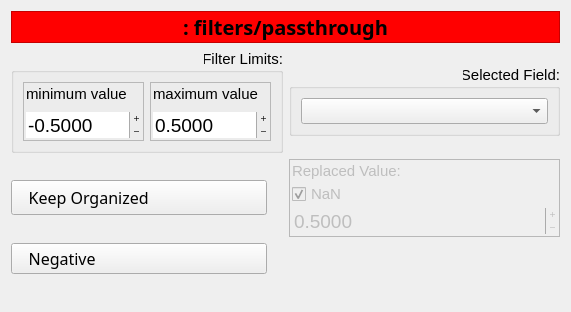
<?xml version="1.0" encoding="UTF-8"?>
<ui version="4.0">
 <class>PassThroughWidget</class>
 <widget class="QWidget" name="PassThroughWidget">
  <property name="enabled">
   <bool>true</bool>
  </property>
  <property name="geometry">
   <rect>
    <x>0</x>
    <y>0</y>
    <width>571</width>
    <height>312</height>
   </rect>
  </property>
  <layout class="QGridLayout" name="gridLayout">
   <item row="0" column="0" colspan="2">
    <widget class="QLabel" name="Title">
     <property name="sizePolicy">
      <sizepolicy hsizetype="Preferred" vsizetype="Fixed">
       <horstretch>0</horstretch>
       <verstretch>0</verstretch>
      </sizepolicy>
     </property>
     <property name="minimumSize">
      <size>
       <width>0</width>
       <height>32</height>
      </size>
     </property>
     <property name="maximumSize">
      <size>
       <width>16777215</width>
       <height>32</height>
      </size>
     </property>
     <property name="font">
      <font>
       <family>Oxygen-Sans</family>
       <pointsize>15</pointsize>
       <weight>75</weight>
       <bold>true</bold>
      </font>
     </property>
     <property name="styleSheet">
      <string notr="true">background-color: rgb(255, 0, 0);</string>
     </property>
     <property name="frameShape">
      <enum>QFrame::StyledPanel</enum>
     </property>
     <property name="frameShadow">
      <enum>QFrame::Raised</enum>
     </property>
     <property name="lineWidth">
      <number>3</number>
     </property>
     <property name="text">
      <string>: filters/passthrough</string>
     </property>
     <property name="textFormat">
      <enum>Qt::PlainText</enum>
     </property>
     <property name="scaledContents">
      <bool>false</bool>
     </property>
     <property name="alignment">
      <set>Qt::AlignCenter</set>
     </property>
    </widget>
   </item>
   <item row="1" column="0">
    <widget class="QGroupBox" name="LimitsG">
     <property name="sizePolicy">
      <sizepolicy hsizetype="Expanding" vsizetype="Maximum">
       <horstretch>0</horstretch>
       <verstretch>0</verstretch>
      </sizepolicy>
     </property>
     <property name="minimumSize">
      <size>
       <width>255</width>
       <height>0</height>
      </size>
     </property>
     <property name="font">
      <font>
       <pointsize>11</pointsize>
      </font>
     </property>
     <property name="contextMenuPolicy">
      <enum>Qt::NoContextMenu</enum>
     </property>
     <property name="toolTip">
      <string>Minimum and maximum values, defining filtering window. Those values are applied to select field in the stream.</string>
     </property>
     <property name="title">
      <string>Filter Limits:</string>
     </property>
     <property name="alignment">
      <set>Qt::AlignRight|Qt::AlignTop|Qt::AlignTrailing</set>
     </property>
     <property name="flat">
      <bool>true</bool>
     </property>
     <layout class="QGridLayout" name="gridLayout_3">
      <item row="0" column="0">
       <widget class="QFrame" name="minF">
        <property name="sizePolicy">
         <sizepolicy hsizetype="Preferred" vsizetype="Fixed">
          <horstretch>0</horstretch>
          <verstretch>0</verstretch>
         </sizepolicy>
        </property>
        <property name="minimumSize">
         <size>
          <width>115</width>
          <height>59</height>
         </size>
        </property>
        <property name="font">
         <font>
          <pointsize>11</pointsize>
         </font>
        </property>
        <property name="toolTip">
         <string>Minimum value</string>
        </property>
        <property name="frameShape">
         <enum>QFrame::StyledPanel</enum>
        </property>
        <property name="frameShadow">
         <enum>QFrame::Raised</enum>
        </property>
        <layout class="QVBoxLayout" name="verticalLayout_2">
         <property name="leftMargin">
          <number>2</number>
         </property>
         <property name="topMargin">
          <number>2</number>
         </property>
         <property name="rightMargin">
          <number>2</number>
         </property>
         <property name="bottomMargin">
          <number>2</number>
         </property>
         <item>
          <widget class="QLabel" name="minL">
           <property name="font">
            <font>
             <pointsize>11</pointsize>
            </font>
           </property>
           <property name="frameShape">
            <enum>QFrame::NoFrame</enum>
           </property>
           <property name="frameShadow">
            <enum>QFrame::Plain</enum>
           </property>
           <property name="text">
            <string>minimum value</string>
           </property>
           <property name="textFormat">
            <enum>Qt::PlainText</enum>
           </property>
           <property name="alignment">
            <set>Qt::AlignLeading|Qt::AlignLeft|Qt::AlignTop</set>
           </property>
          </widget>
         </item>
         <item>
          <widget class="QDoubleSpinBox" name="min">
           <property name="font">
            <font>
             <pointsize>14</pointsize>
            </font>
           </property>
           <property name="wrapping">
            <bool>false</bool>
           </property>
           <property name="frame">
            <bool>false</bool>
           </property>
           <property name="buttonSymbols">
            <enum>QAbstractSpinBox::PlusMinus</enum>
           </property>
           <property name="decimals">
            <number>4</number>
           </property>
           <property name="minimum">
            <double>-900.000000000000000</double>
           </property>
           <property name="maximum">
            <double>900.000000000000000</double>
           </property>
           <property name="singleStep">
            <double>0.010000000000000</double>
           </property>
           <property name="value">
            <double>-0.500000000000000</double>
           </property>
          </widget>
         </item>
        </layout>
       </widget>
      </item>
      <item row="0" column="1">
       <widget class="QFrame" name="maxF">
        <property name="sizePolicy">
         <sizepolicy hsizetype="Preferred" vsizetype="Fixed">
          <horstretch>0</horstretch>
          <verstretch>0</verstretch>
         </sizepolicy>
        </property>
        <property name="minimumSize">
         <size>
          <width>115</width>
          <height>59</height>
         </size>
        </property>
        <property name="font">
         <font>
          <pointsize>11</pointsize>
         </font>
        </property>
        <property name="toolTip">
         <string>Maximum value</string>
        </property>
        <property name="frameShape">
         <enum>QFrame::StyledPanel</enum>
        </property>
        <property name="frameShadow">
         <enum>QFrame::Raised</enum>
        </property>
        <layout class="QVBoxLayout" name="verticalLayout">
         <property name="spacing">
          <number>2</number>
         </property>
         <property name="leftMargin">
          <number>2</number>
         </property>
         <property name="topMargin">
          <number>2</number>
         </property>
         <property name="rightMargin">
          <number>2</number>
         </property>
         <property name="bottomMargin">
          <number>2</number>
         </property>
         <item>
          <widget class="QLabel" name="maxL">
           <property name="font">
            <font>
             <pointsize>11</pointsize>
            </font>
           </property>
           <property name="frameShape">
            <enum>QFrame::NoFrame</enum>
           </property>
           <property name="frameShadow">
            <enum>QFrame::Plain</enum>
           </property>
           <property name="text">
            <string>maximum value</string>
           </property>
           <property name="textFormat">
            <enum>Qt::PlainText</enum>
           </property>
           <property name="alignment">
            <set>Qt::AlignLeading|Qt::AlignLeft|Qt::AlignTop</set>
           </property>
          </widget>
         </item>
         <item>
          <widget class="QDoubleSpinBox" name="max">
           <property name="font">
            <font>
             <pointsize>14</pointsize>
            </font>
           </property>
           <property name="wrapping">
            <bool>false</bool>
           </property>
           <property name="frame">
            <bool>false</bool>
           </property>
           <property name="buttonSymbols">
            <enum>QAbstractSpinBox::PlusMinus</enum>
           </property>
           <property name="decimals">
            <number>4</number>
           </property>
           <property name="minimum">
            <double>-900.000000000000000</double>
           </property>
           <property name="maximum">
            <double>900.000000000000000</double>
           </property>
           <property name="singleStep">
            <double>0.010000000000000</double>
           </property>
           <property name="value">
            <double>0.500000000000000</double>
           </property>
          </widget>
         </item>
        </layout>
       </widget>
      </item>
     </layout>
    </widget>
   </item>
   <item row="1" column="1">
    <widget class="QGroupBox" name="fieldG">
     <property name="sizePolicy">
      <sizepolicy hsizetype="Expanding" vsizetype="Maximum">
       <horstretch>0</horstretch>
       <verstretch>0</verstretch>
      </sizepolicy>
     </property>
     <property name="minimumSize">
      <size>
       <width>255</width>
       <height>0</height>
      </size>
     </property>
     <property name="font">
      <font>
       <pointsize>11</pointsize>
      </font>
     </property>
     <property name="contextMenuPolicy">
      <enum>Qt::NoContextMenu</enum>
     </property>
     <property name="toolTip">
      <string>Minimum and maximum values, defining filtering window. Those values are applied to select field in the stream.</string>
     </property>
     <property name="title">
      <string>Selected Field:</string>
     </property>
     <property name="alignment">
      <set>Qt::AlignRight|Qt::AlignTop|Qt::AlignTrailing</set>
     </property>
     <property name="flat">
      <bool>true</bool>
     </property>
     <layout class="QVBoxLayout" name="verticalLayout_4">
      <item>
       <widget class="QComboBox" name="field">
        <property name="maxVisibleItems">
         <number>6</number>
        </property>
        <property name="maxCount">
         <number>6</number>
        </property>
        <property name="minimumContentsLength">
         <number>6</number>
        </property>
       </widget>
      </item>
     </layout>
    </widget>
   </item>
   <item row="2" column="0">
    <widget class="QPushButton" name="organizedB">
     <property name="sizePolicy">
      <sizepolicy hsizetype="Expanding" vsizetype="Fixed">
       <horstretch>0</horstretch>
       <verstretch>0</verstretch>
      </sizepolicy>
     </property>
     <property name="minimumSize">
      <size>
       <width>200</width>
       <height>0</height>
      </size>
     </property>
     <property name="maximumSize">
      <size>
       <width>256</width>
       <height>35</height>
      </size>
     </property>
     <property name="font">
      <font>
       <family>Oxygen-Sans</family>
       <pointsize>12</pointsize>
      </font>
     </property>
     <property name="focusPolicy">
      <enum>Qt::NoFocus</enum>
     </property>
     <property name="toolTip">
      <string>Keep the stream organized after processing.</string>
     </property>
     <property name="styleSheet">
      <string notr="true">Text-align:left</string>
     </property>
     <property name="text">
      <string>    Keep Organized</string>
     </property>
     <property name="icon">
      <iconset resource="../../resources/resources.qrc">
       <normaloff>:/icons/off.png</normaloff>
       <normalon>:/icons/on.png</normalon>:/icons/off.png</iconset>
     </property>
     <property name="iconSize">
      <size>
       <width>32</width>
       <height>32</height>
      </size>
     </property>
     <property name="checkable">
      <bool>true</bool>
     </property>
    </widget>
   </item>
   <item row="2" column="1">
    <widget class="QFrame" name="valueG">
     <property name="enabled">
      <bool>false</bool>
     </property>
     <property name="sizePolicy">
      <sizepolicy hsizetype="Preferred" vsizetype="Fixed">
       <horstretch>0</horstretch>
       <verstretch>0</verstretch>
      </sizepolicy>
     </property>
     <property name="minimumSize">
      <size>
       <width>115</width>
       <height>0</height>
      </size>
     </property>
     <property name="font">
      <font>
       <pointsize>11</pointsize>
      </font>
     </property>
     <property name="toolTip">
      <string>Chose a new value for filtered out points. Default is NaN, aka remove the point.</string>
     </property>
     <property name="frameShape">
      <enum>QFrame::StyledPanel</enum>
     </property>
     <property name="frameShadow">
      <enum>QFrame::Raised</enum>
     </property>
     <layout class="QVBoxLayout" name="verticalLayout_3">
      <property name="spacing">
       <number>2</number>
      </property>
      <property name="leftMargin">
       <number>2</number>
      </property>
      <property name="topMargin">
       <number>2</number>
      </property>
      <property name="rightMargin">
       <number>2</number>
      </property>
      <property name="bottomMargin">
       <number>2</number>
      </property>
      <item>
       <widget class="QLabel" name="valueL">
        <property name="font">
         <font>
          <pointsize>11</pointsize>
         </font>
        </property>
        <property name="frameShape">
         <enum>QFrame::NoFrame</enum>
        </property>
        <property name="frameShadow">
         <enum>QFrame::Plain</enum>
        </property>
        <property name="text">
         <string>Replaced Value:</string>
        </property>
        <property name="textFormat">
         <enum>Qt::PlainText</enum>
        </property>
        <property name="alignment">
         <set>Qt::AlignLeading|Qt::AlignLeft|Qt::AlignTop</set>
        </property>
       </widget>
      </item>
      <item>
       <widget class="QCheckBox" name="nan">
        <property name="text">
         <string>NaN</string>
        </property>
        <property name="checked">
         <bool>true</bool>
        </property>
       </widget>
      </item>
      <item>
       <widget class="QDoubleSpinBox" name="value">
        <property name="font">
         <font>
          <pointsize>14</pointsize>
         </font>
        </property>
        <property name="wrapping">
         <bool>false</bool>
        </property>
        <property name="frame">
         <bool>false</bool>
        </property>
        <property name="buttonSymbols">
         <enum>QAbstractSpinBox::PlusMinus</enum>
        </property>
        <property name="decimals">
         <number>4</number>
        </property>
        <property name="minimum">
         <double>-900.000000000000000</double>
        </property>
        <property name="maximum">
         <double>900.000000000000000</double>
        </property>
        <property name="singleStep">
         <double>0.010000000000000</double>
        </property>
        <property name="value">
         <double>0.500000000000000</double>
        </property>
       </widget>
      </item>
     </layout>
    </widget>
   </item>
   <item row="3" column="0">
    <widget class="QPushButton" name="negativeB">
     <property name="sizePolicy">
      <sizepolicy hsizetype="Expanding" vsizetype="Fixed">
       <horstretch>0</horstretch>
       <verstretch>0</verstretch>
      </sizepolicy>
     </property>
     <property name="minimumSize">
      <size>
       <width>200</width>
       <height>0</height>
      </size>
     </property>
     <property name="maximumSize">
      <size>
       <width>256</width>
       <height>35</height>
      </size>
     </property>
     <property name="font">
      <font>
       <family>Oxygen-Sans</family>
       <pointsize>12</pointsize>
      </font>
     </property>
     <property name="focusPolicy">
      <enum>Qt::NoFocus</enum>
     </property>
     <property name="acceptDrops">
      <bool>false</bool>
     </property>
     <property name="toolTip">
      <string>Invert the filter. I.e. remove everything inside the box.</string>
     </property>
     <property name="styleSheet">
      <string notr="true">Text-align:left</string>
     </property>
     <property name="text">
      <string>    Negative</string>
     </property>
     <property name="icon">
      <iconset resource="../../resources/resources.qrc">
       <normaloff>:/icons/off.png</normaloff>
       <normalon>:/icons/on.png</normalon>:/icons/off.png</iconset>
     </property>
     <property name="iconSize">
      <size>
       <width>32</width>
       <height>32</height>
      </size>
     </property>
     <property name="checkable">
      <bool>true</bool>
     </property>
    </widget>
   </item>
   <item row="4" column="0">
    <spacer name="verticalSpacer">
     <property name="orientation">
      <enum>Qt::Vertical</enum>
     </property>
     <property name="sizeHint" stdset="0">
      <size>
       <width>20</width>
       <height>40</height>
      </size>
     </property>
    </spacer>
   </item>
   <item row="4" column="1">
    <spacer name="verticalSpacer_2">
     <property name="orientation">
      <enum>Qt::Vertical</enum>
     </property>
     <property name="sizeHint" stdset="0">
      <size>
       <width>260</width>
       <height>24</height>
      </size>
     </property>
    </spacer>
   </item>
  </layout>
 </widget>
 <resources>
  <include location="../../resources/resources.qrc"/>
  <include location="../../../../pacman_vision/resources/resources.qrc"/>
 </resources>
 <connections/>
</ui>
